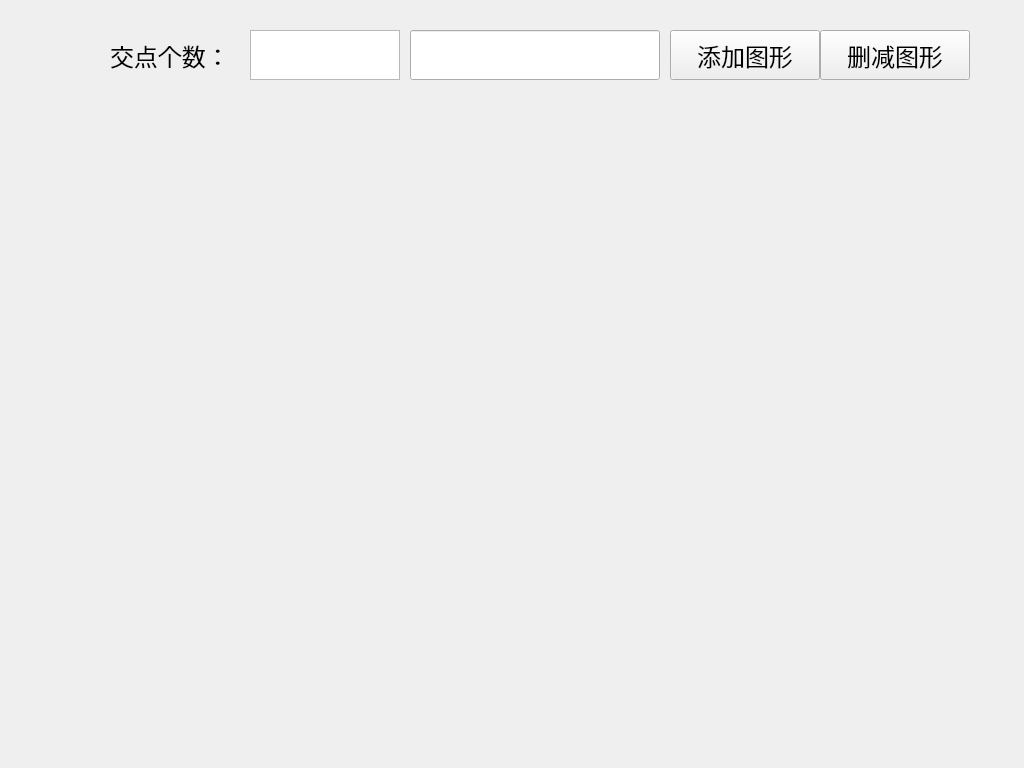
<?xml version="1.0" encoding="UTF-8"?>
<ui version="4.0">
 <class>Widget</class>
 <widget class="QWidget" name="Widget">
  <property name="geometry">
   <rect>
    <x>0</x>
    <y>0</y>
    <width>1024</width>
    <height>768</height>
   </rect>
  </property>
  <property name="minimumSize">
   <size>
    <width>1024</width>
    <height>768</height>
   </size>
  </property>
  <property name="windowTitle">
   <string>Widget</string>
  </property>
  <widget class="QPushButton" name="add_diagram">
   <property name="geometry">
    <rect>
     <x>670</x>
     <y>30</y>
     <width>150</width>
     <height>50</height>
    </rect>
   </property>
   <property name="font">
    <font>
     <family>Arial</family>
     <pointsize>18</pointsize>
    </font>
   </property>
   <property name="text">
    <string>添加图形</string>
   </property>
  </widget>
  <widget class="QPushButton" name="sub_diagram">
   <property name="geometry">
    <rect>
     <x>820</x>
     <y>30</y>
     <width>150</width>
     <height>50</height>
    </rect>
   </property>
   <property name="font">
    <font>
     <family>Arial</family>
     <pointsize>18</pointsize>
    </font>
   </property>
   <property name="text">
    <string>删减图形</string>
   </property>
  </widget>
  <widget class="QLineEdit" name="input">
   <property name="geometry">
    <rect>
     <x>410</x>
     <y>30</y>
     <width>250</width>
     <height>50</height>
    </rect>
   </property>
   <property name="font">
    <font>
     <family>Arial</family>
     <pointsize>18</pointsize>
    </font>
   </property>
  </widget>
  <widget class="QTextBrowser" name="textBrowser">
   <property name="geometry">
    <rect>
     <x>250</x>
     <y>30</y>
     <width>150</width>
     <height>50</height>
    </rect>
   </property>
   <property name="font">
    <font>
     <family>Arial</family>
     <pointsize>18</pointsize>
    </font>
   </property>
  </widget>
  <widget class="QLabel" name="label">
   <property name="geometry">
    <rect>
     <x>110</x>
     <y>30</y>
     <width>150</width>
     <height>50</height>
    </rect>
   </property>
   <property name="font">
    <font>
     <family>Arial</family>
     <pointsize>18</pointsize>
    </font>
   </property>
   <property name="text">
    <string>交点个数：</string>
   </property>
  </widget>
 </widget>
 <layoutdefault spacing="6" margin="11"/>
 <resources/>
 <connections/>
</ui>
